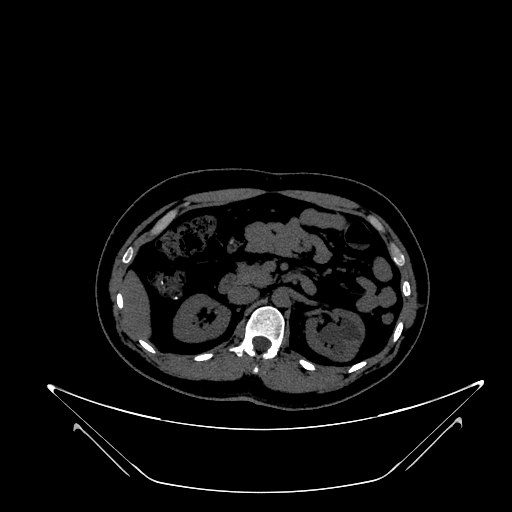
#> input picture Cyst- (1004).jpg, 512 x 512 px; its folder holds only this picture in this run
$ python -i DPNN2.py   (imports and definitions only)
#> lines starting #> are read from the running program, lines starting #| are printed output that depends on the picture
#> further down, picture is the input picture: shape (512, 512, 3); min 0, max 255, mean 12.1
# Import required libraries
import os
import numpy as np
import cv2
from PIL import Image
import torch
import torch.nn as nn
import torch.nn.functional as F
from torch.utils.data import DataLoader, TensorDataset
from torch.optim import Adam
from torch.optim.lr_scheduler import ExponentialLR
from sklearn.metrics import confusion_matrix, classification_report
import matplotlib.pyplot as plt
import seaborn as sns
from tqdm import tqdm


# Apply CLAHE for contrast enhancement (as per manuscript preprocessing steps)
def apply_clahe(img):
    img_lab = cv2.cvtColor(img, cv2.COLOR_RGB2LAB)
#> img_lab: shape (512, 512, 3); mean of channels 0, 1, 2 12.8, 128, 128
    l, a, b = cv2.split(img_lab)
#> a: shape (512, 512); every value is 128
    clahe = cv2.createCLAHE(clipLimit=2.0, tileGridSize=(8, 8))
    l = clahe.apply(l)
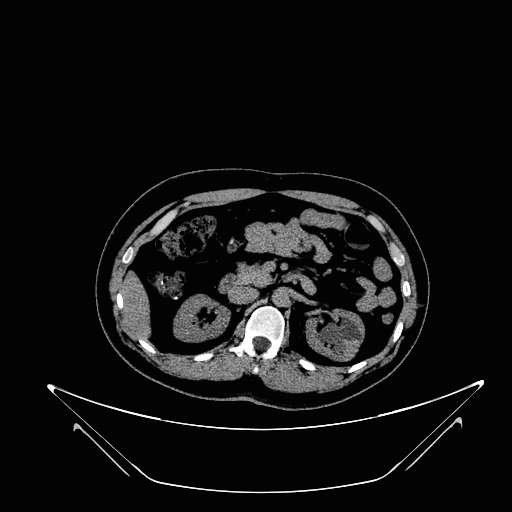
#> l: shape (512, 512); min 2, max 255, mean 18.6
    img_clahe = cv2.merge((l, a, b))
#> img_clahe: shape (512, 512, 3); mean of channels 0, 1, 2 18.6, 128, 128
    return cv2.cvtColor(img_clahe, cv2.COLOR_LAB2RGB)


# Dataset loader with CLAHE enhancement option
def Dataset_loader(DIR, RESIZE, use_clahe=True):
    IMG = []
    read = lambda imname: np.asarray(Image.open(imname).convert("RGB"))
    for IMAGE_NAME in tqdm(os.listdir(DIR)):
        PATH = os.path.join(DIR, IMAGE_NAME)
        _, ftype = os.path.splitext(PATH)
        if ftype == ".png":
            img = read(PATH)
            img = cv2.resize(img, (RESIZE, RESIZE), interpolation=cv2.INTER_LINEAR)
            if use_clahe:
                img = apply_clahe(img)  # Apply CLAHE enhancement
            IMG.append(np.array(img))
    return IMG


# Load dataset
# [1 line that did not run here, left out]
# [1 line that did not run here, left out]
# [1 line that did not run here, left out]
# [1 line that did not run here, left out]

# [1 line that did not run here, left out]
# [1 line that did not run here, left out]
# [1 line that did not run here, left out]
# [1 line that did not run here, left out]

# Create labels (4 classes: Cyst, Stone, Tumor, Normal)
# [1 line that did not run here, left out]
# [1 line that did not run here, left out]
# [1 line that did not run here, left out]
# [1 line that did not run here, left out]

# [1 line that did not run here, left out]
# [1 line that did not run here, left out]
# [1 line that did not run here, left out]
# [1 line that did not run here, left out]

# Merge and shuffle datasets
# [1 line that did not run here, left out]
# [1 line that did not run here, left out]
# [1 line that did not run here, left out]
# [1 line that did not run here, left out]

# Shuffle the data
# [1 line that did not run here, left out]
# [1 line not run here, left out]
# [1 line that did not run here, left out]

# [1 line that did not run here, left out]
# [1 line not run here, left out]
# [1 line that did not run here, left out]

# Convert to PyTorch tensors
# [1 line that did not run here, left out]
# [1 line that did not run here, left out]
# [1 line that did not run here, left out]
# [1 line that did not run here, left out]

# Wrap into DataLoader for efficient batching
# [1 line that did not run here, left out]
# [1 line that did not run here, left out]
# [1 line that did not run here, left out]
# [1 line that did not run here, left out]


# Label Smoothing CrossEntropy Loss (as per manuscript)
class LabelSmoothingCrossEntropy(nn.Module):
    # [12 lines left out: functions __init__, forward, not called in this run]


# Dual-Path Neural Network (DPNN) Architecture
class DPNN(nn.Module):
    # [167 lines left out: functions __init__, forward, train_model, evaluate_model, plot_metrics, main, not called in this run]


# [2 lines not run here, left out]

>>> import cv2
>>> picture = cv2.cvtColor(cv2.imread('Cyst- (1004).jpg'), cv2.COLOR_BGR2RGB)
>>> result = apply_clahe(picture)

$ run again, on Normal- (100).jpg
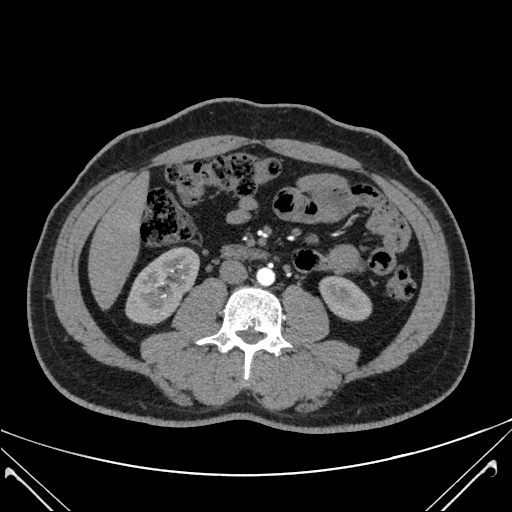
#> input picture Normal- (100).jpg, 512 x 512 px
#> picture is the input picture: shape (512, 512, 3); min 0, max 255, mean 42.7
#> img_lab: shape (512, 512, 3); mean of channels 0, 1, 2 44.9, 128, 128
#> a: shape (512, 512); every value is 128
#> in apply_clahe, `l = clahe.apply(l)`:
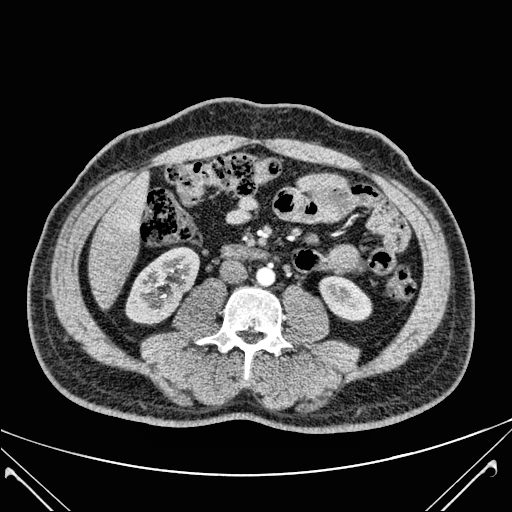
#> l: shape (512, 512); min 0, max 255, mean 56.3
#> img_clahe: shape (512, 512, 3); mean of channels 0, 1, 2 56.3, 128, 128

$ run again, on Normal- (1023).jpg
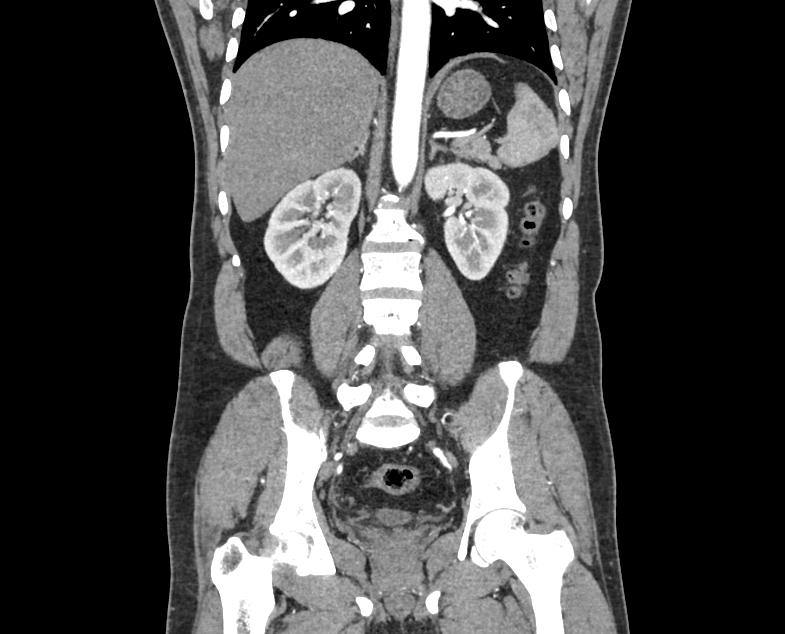
#> input picture Normal- (1023).jpg, 785 x 634 px
#> picture is the input picture: shape (634, 785, 3); min 0, max 255, mean 71.4
#> img_lab: shape (634, 785, 3); mean of channels 0, 1, 2 74.3, 128, 128
#> a: shape (634, 785); every value is 128
#> in apply_clahe, `l = clahe.apply(l)`:
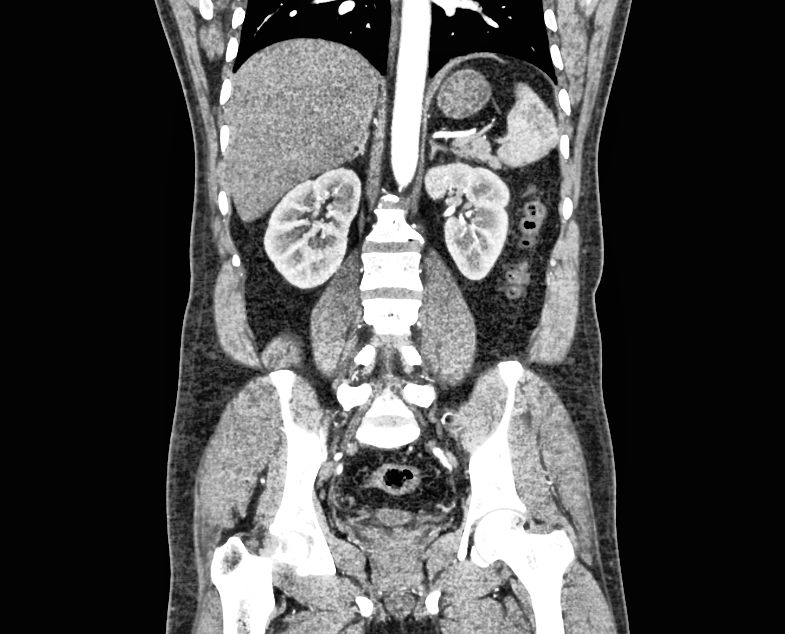
#> l: shape (634, 785); min 1, max 255, mean 76.9
#> img_clahe: shape (634, 785, 3); mean of channels 0, 1, 2 76.9, 128, 128
